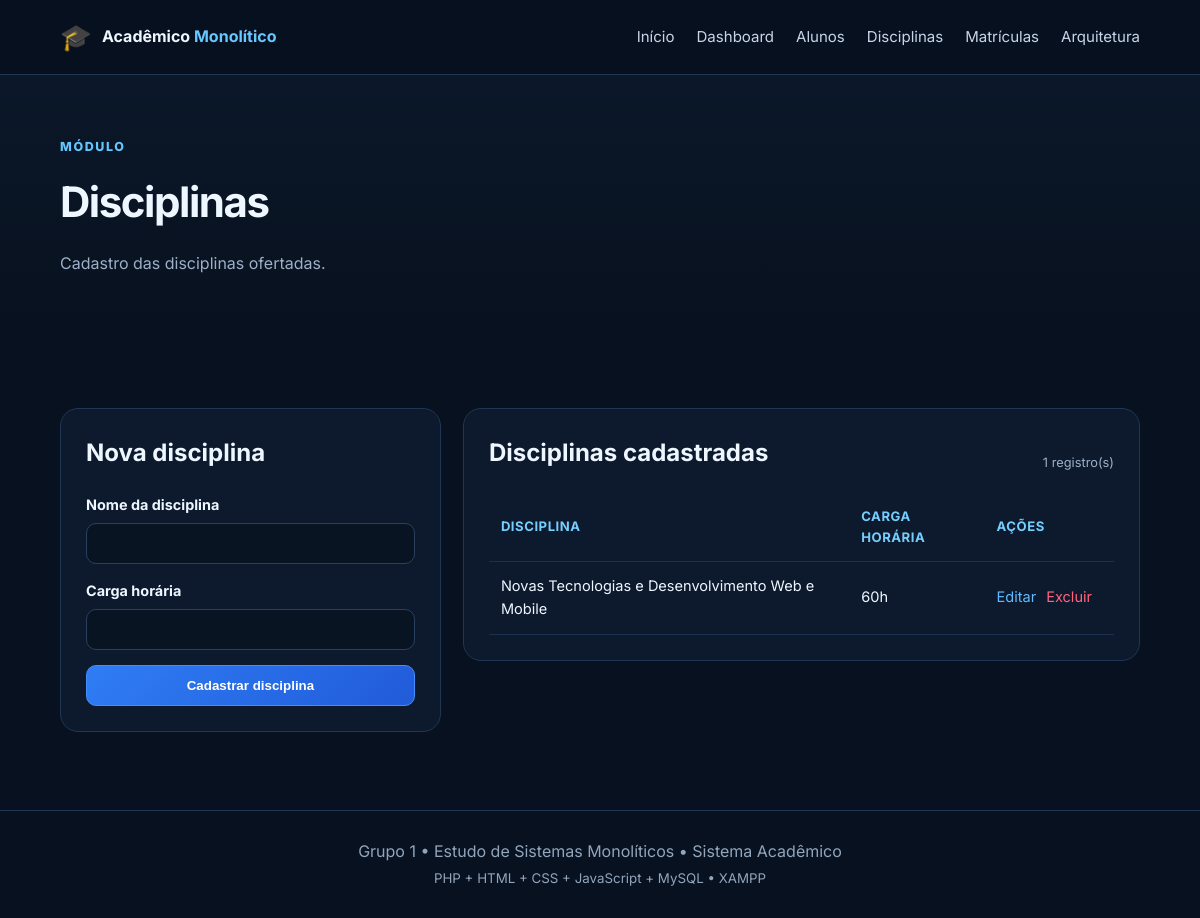
Page /disciplinas/index.php on the committed database.
### tables this page shows
CREATE TABLE IF NOT EXISTS disciplinas (
    id INT AUTO_INCREMENT PRIMARY KEY,
    nome VARCHAR(120) NOT NULL,
    carga_horaria INT NOT NULL,
    criado_em TIMESTAMP DEFAULT CURRENT_TIMESTAMP
);

### disciplinas/index.php (the view, shortened to what this page needs)
<?php
require '../config/database.php';
$edit=null;
$disciplinas=$pdo->query("SELECT * FROM disciplinas ORDER BY id DESC")->fetchAll();
require '../partials_header.php';
?>
<section class="page-header"><div class="container"><span class="eyebrow">MÓDULO</span><h1>Disciplinas</h1><p>Cadastro das disciplinas ofertadas.</p></div></section>
<section class="section"><div class="container form-grid">
<div class="panel"><h2><?= $edit?'Editar disciplina':'Nova disciplina' ?></h2>
<form method="post" class="form"><input type="hidden" name="id" value="<?= $edit['id']??'' ?>">
<label>Nome da disciplina<input name="nome" required value="<?= htmlspecialchars($edit['nome']??'') ?>"></label>
<label>Carga horária<input type="number" min="1" name="carga_horaria" required value="<?= htmlspecialchars($edit['carga_horaria']??'') ?>"></label>
<button class="btn btn-primary"><?= $edit?'Salvar alterações':'Cadastrar disciplina' ?></button></form></div>
<div class="panel"><div class="panel-header"><h2>Disciplinas cadastradas</h2><span><?= count($disciplinas) ?> registro(s)</span></div>
<div class="table-responsive"><table><thead><tr><th>Disciplina</th><th>Carga horária</th><th>Ações</th></tr></thead><tbody>
<?php if(!$disciplinas):?><tr><td colspan="3" class="empty">Nenhuma disciplina cadastrada.</td></tr>
<?php else:foreach($disciplinas as $d):?><tr><td><?=htmlspecialchars($d['nome'])?></td><td><?=$d['carga_horaria']?>h</td>
<td class="actions-table"><a href="?editar=<?=$d['id']?>">Editar</a><a class="delete" data-confirm="Excluir esta disciplina?" href="?excluir=<?=$d['id']?>">Excluir</a></td></tr>
<?php endforeach;endif;?></tbody></table></div></div></div></section>
<?php require '../partials_footer.php'; ?>

### assets/css/style.css (style rules this page uses)
:root { --bg:#08111f;--surface:#0d1a2d;--surface2:#11233c;--border:#203653; --text:#eef6ff;--muted:#9db0c8;--primary:#2f7df4;--primary2:#19b5fe; --danger:#ff647c;--shadow:0 18px 55px rgba(0,0,0,.26) }
* { box-sizing:border-box }
html { scroll-behavior:smooth }
body { margin:0;font-family:Inter,Arial,sans-serif;background:var(--bg);color:var(--text);line-height:1.6 }
a { color:inherit }
.container { width:min(1180px,90%);margin:auto }
.eyebrow,.section-heading>span,.arch-block>span { font-size:.78rem;letter-spacing:.13em;font-weight:800;color:#63c7ff;text-transform:uppercase }
.btn { display:inline-flex;align-items:center;justify-content:center;padding:12px 19px;border-radius:10px;border:1px solid var(--border);font-weight:700;text-decoration:none;cursor:pointer;color:#fff;background:var(--surface2) }
.btn-primary { background:linear-gradient(135deg,var(--primary),#215bd9);border-color:#438dfc }
.section { padding:78px 0 }
.section-heading h2,.explanation h2,.page-header h1 { font-size:clamp(2rem,3.5vw,3.3rem);margin:9px 0 10px;letter-spacing:-.035em }
.section-heading p,.page-header p { color:var(--muted) }
.page-header { padding:58px 0 38px;background:linear-gradient(180deg,#0b1829,#08111f) }
.page-header h1 { margin-bottom:5px }
.panel,.info-card { background:var(--surface);border:1px solid var(--border);border-radius:18px;padding:25px }
.panel h2 { margin-top:0 }
.panel-header { display:flex;justify-content:space-between;align-items:center;gap:10px }
.panel-header span { font-size:.8rem;color:var(--muted) }
.form-grid { display:grid;grid-template-columns:.72fr 1.28fr;gap:22px;align-items:start }
.form { display:grid;gap:15px }
.form label { font-weight:700;font-size:.9rem }
.form input,.form select { display:block;width:100%;margin-top:7px;padding:12px 13px;border-radius:10px;border:1px solid #29405f;background:#081421;color:#fff;outline:none }
.table-responsive { overflow:auto }
table { width:100%;border-collapse:collapse;min-width:600px }
th,td { padding:13px 12px;border-bottom:1px solid #1b304c;text-align:left;font-size:.91rem }
th { color:#76ceff;font-size:.82rem;text-transform:uppercase;letter-spacing:.04em }
.actions-table { white-space:nowrap }
.actions-table a,td>a { color:#61baff;text-decoration:none;margin-right:10px }
.delete { color:var(--danger)!important }

### rows in the picture
disciplinas: nome "Novas Tecnologias e Desenvolvimento Web e Mobile", carga_horaria "60"

### other values in the picture
count($disciplinas) "1"
